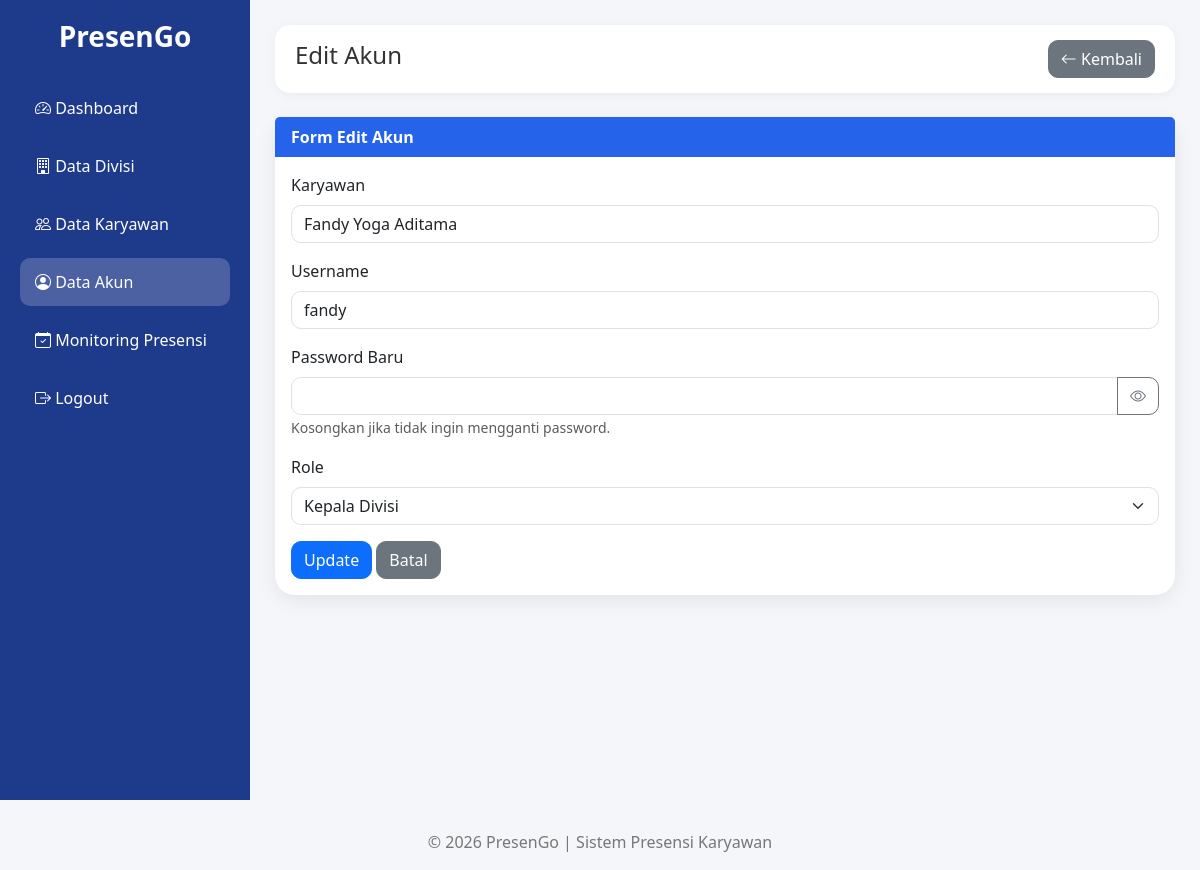
/PresenGo/admin/akun/edit.php?id=44 (signed in), run on the app's committed database.
### tables this page shows
CREATE TABLE `users` (
  `id_user` int(11) NOT NULL,
  `id_karyawan` int(11) DEFAULT NULL,
  `username` varchar(50) NOT NULL,
  `password` varchar(255) NOT NULL,
  `role` enum('admin','kepala_divisi','karyawan') NOT NULL,
  `created_at` timestamp NOT NULL DEFAULT current_timestamp()
);

CREATE TABLE `karyawan` (
  `id_karyawan` int(11) NOT NULL,
  `kode_karyawan` varchar(20) NOT NULL,
  `id_divisi` int(11) NOT NULL,
  `nama_karyawan` varchar(100) NOT NULL,
  `jabatan` varchar(100) NOT NULL,
  `no_hp` varchar(20) DEFAULT NULL,
  `alamat` varchar(100) DEFAULT NULL,
  `created_at` timestamp NOT NULL DEFAULT current_timestamp()
);

### PresenGo/config/helper.php (called while the page is built, shortened)
<?php
function e($text)
{
    return htmlspecialchars(
        $text ?? '',
        ENT_QUOTES,
        'UTF-8'
    );
}
?>

### PresenGo/admin/akun/edit.php (the view, shortened to what this page needs)
<?php
require_once '../../config/koneksi.php';
require_once '../../config/helper.php';
$id_user = (int) $_GET['id'];
$query = mysqli_query(
    $koneksi,
    "SELECT
        u.*,
        k.nama_karyawan,
        d.nama_divisi
     FROM users u
     LEFT JOIN karyawan k
        ON u.id_karyawan = k.id_karyawan
     LEFT JOIN divisi d
        ON k.id_divisi = d.id_divisi
     WHERE u.id_user = $id_user"
);
$data = mysqli_fetch_assoc($query);
require_once '../../templates/header.php';
?>
<div class="wrapper">
    <?php require_once '../../templates/sidebar_admin.php'; ?>
    <div class="content">
        <div class="topbar">
            <h4>Edit Akun</h4>
            <a
                href="index.php"
                class="btn btn-secondary"
            >
                <i class="bi bi-arrow-left"></i>
                Kembali
            </a>
        </div>
        <div class="card mt-4">
            <div class="card-header">
                Form Edit Akun
            </div>
            <div class="card-body">
                <form
                    action="../../proses/akun_update.php"
                    method="POST"
                >
                    <div class="mb-3">
                        <label class="form-label">
                            Karyawan
                        </label>
                        <input
                            type="text"
                            class="form-control"
                            value="<?= e($data['nama_karyawan'] ?? 'Administrator'); ?>"
                            readonly
                        >
                    </div>
                    <div class="mb-3">
                        <label class="form-label">
                            Username
                        </label>
                        <input
                            type="text"
                            name="username"
                            class="form-control"
                            value="<?= e($data['username']); ?>"
                            required
                        >
                    </div>
                    <div class="mb-3">
                        <label class="form-label">
                            Password Baru
                        </label>
                        <div class="input-group">
                            <input
                                type="password"
                                name="password"
                                id="password"
                                class="form-control"
                            >
                            <button
                                type="button"
                                class="btn btn-outline-secondary"
                                onclick="togglePassword('password')"
                            >
                                <i class="bi bi-eye"></i>
                            </button>
                        </div>
                        <small class="text-muted">
                            Kosongkan jika tidak ingin mengganti password.
                        </small>
                    </div>
                    <?php if($data['role'] != 'admin') : ?>
                    <div class="mb-3">
                        <label class="form-label">
                            Role
                        </label>
                        <select
                            name="role"
                            class="form-select"
                            required
                        >
                            <option
                                value="kepala_divisi"
                                <?= $data['role'] == 'kepala_divisi'
                                    ? 'selected'
                                    : ''; ?>
                            >
                                Kepala Divisi
                            </option>
                        </select>
                    </div>
                    <?php endif; ?>
                    <button
                        type="submit"
                        class="btn btn-primary"
                    >
                        Update
                    </button>
                    <a
                        href="index.php"
                        class="btn btn-secondary"
                    >
                        Batal
                    </a>
                </form>
            </div>
        </div>
    </div>
</div>
<?php
require_once '../../templates/footer.php';
?>

### PresenGo/assets/css/style.css (style rules this page uses)
* { margin:0; padding:0; box-sizing:border-box; }
body { background:#f4f6f9; font-family:'Segoe UI',sans-serif; color:#333; }
.wrapper { display:flex; min-height:100vh; }
.content { flex:1; padding:25px; }
.topbar { background:white; padding:15px 20px; border-radius:15px; display:flex; justify-content:space-between; align-items:center; box-shadow:0 2px 10px rgba(0,0,0,.05); }
.card { border:none; border-radius:20px; box-shadow:0 5px 20px rgba(0,0,0,.08); }
.card-header { background:#2563eb; color:white; border:none; font-weight:bold; }
.form-control, .form-select { border-radius:10px; }
.btn { border-radius:10px; }

### data on the page
users: id_karyawan.nama_karyawan "Fandy Yoga Aditama", username "fandy", role "Kepala Divisi"
